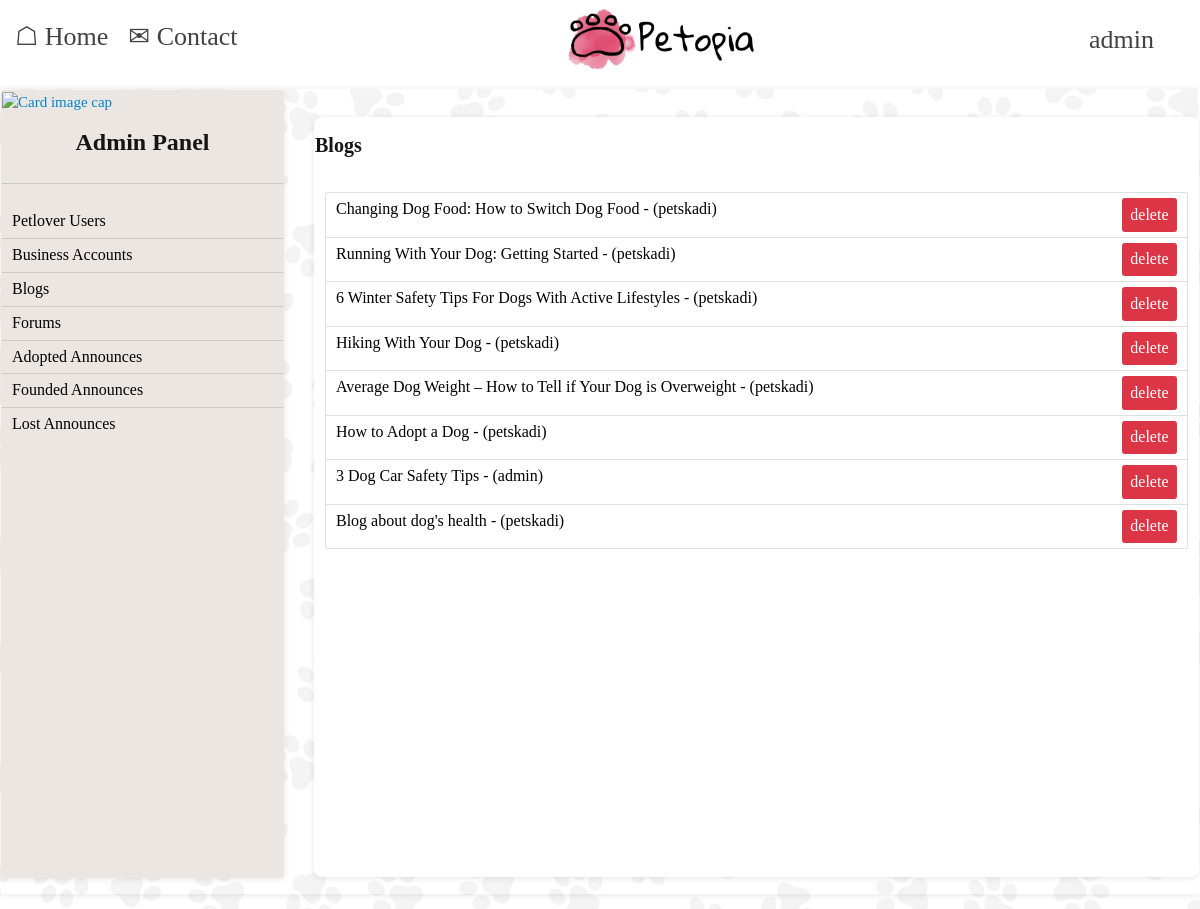
Page /dashboard-blogs/ (signed in) on the earlier database version.
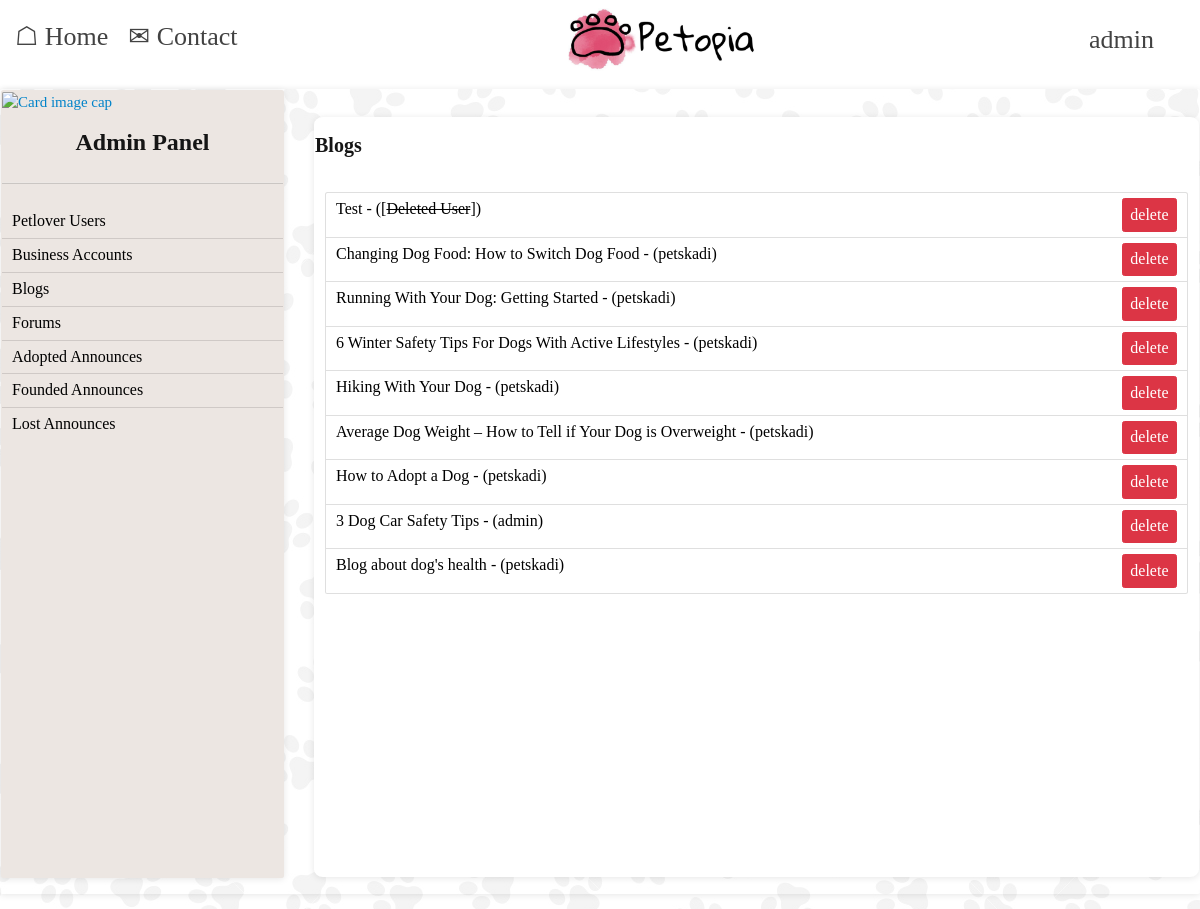
Same page on the later database version.
### blog/models.py (models this page shows, shortened)
class Blog(models.Model):
    owner = models.ForeignKey(User, null=True, blank=True, on_delete=models.SET_NULL)
    blog_image = models.ImageField(null=True, blank=True, upload_to='blogs/', default="dog1.jpg")
    title = models.CharField(max_length=200, null=True)
    post = models.TextField(max_length=7500, null=True)
    created = models.DateTimeField(auto_now_add=True)
    id = models.UUIDField(default=uuid.uuid4, unique=True, primary_key=True, editable=False)
    class Meta:
        ordering = ['-created']

### users/models.py (models this page shows, shortened)
class User(AbstractUser):
    GENDER_CHOICES = (
        ('Male', 'Male'),
        ('Female', 'Female'),
    )
    BUSINESS_TYPE = (
        ('Pet Shop', 'Pet Shop'),
        ('Pet Stylists', 'Pet Stylists'),
        ('Pet Hotel', 'Pet Hotel'),
        ('Veterinary', 'Veterinary'),
        ('Other', 'Other'),
    )
    email = models.EmailField(null=True, unique=True)
    user_type = models.CharField(max_length=20, null=True, editable=False)
    user_id = models.UUIDField(default=uuid.uuid4, unique=True, editable=False)
    full_name = models.CharField(max_length=200, null=True)
    location = models.CharField(max_length=200, null=True)
    tckn = models.CharField(max_length=11, null=True)
    phone = models.CharField(max_length=11, null=True)
    birthDate = models.DateField(null=True)
    gender = models.CharField(max_length=20, choices=GENDER_CHOICES, null=True)
    profile_image = models.ImageField(null=True, blank=True, upload_to='profiles/', default="profiles/user-default.jpg")
    created = models.DateTimeField(auto_now_add=True)
    business_name = models.CharField(max_length=200, null=True)
    tax_id = models.CharField(max_length=10, null=True, unique=True)
    information = models.TextField(max_length=500, null=True)
    address = models.TextField(max_length=500, null=True)
    logo = models.ImageField(null=True, blank=True, upload_to='profiles/', default="profiles/store-default.png")
    business_type = models.CharField(max_length=20, choices=BUSINESS_TYPE, null=True)

### dashboard/views.py (the view)
# urls.py: path('dashboard-blogs/', views.admin_dashboard_blogs, name="admin-dashboard-blogs"),
@login_required(login_url='login')
def admin_dashboard_blogs(request):
    profile = request.user
    blogs = Blog.objects.all()
    custom_range, blogs = paginateBlogs(request, blogs, 13)
    context = {'blogs': blogs, 'profile': profile, 'custom_range': custom_range}
    return render(request, 'dashboard/dashboard-blogs.html', context)

### dashboard/utils.py (called while the page is built)
def paginateBlogs(request, blogs, results):
    page = request.GET.get('page')
    paginator = Paginator(blogs, results)
    try:
        blogs = paginator.page(page)
    except PageNotAnInteger:
        page = 1
        blogs = paginator.page(page)
    except EmptyPage:
        page = paginator.num_pages
        blogs = paginator.page(page)
    leftIndex = (int(page) - 1)
    if leftIndex < 1:
        leftIndex = 1
    rightIndex = (int(page) + 2)
    if rightIndex > paginator.num_pages:
        rightIndex = paginator.num_pages + 1
    custom_range = range(leftIndex, rightIndex)
    return custom_range, blogs

### dashboard/templates/dashboard/dashboard-blogs.html (shortened to what this page needs)
{% extends 'main.html' %}
{% load static %}
{% block content %}
    {% if profile.is_superuser %}
        <div class="card"
             style="background-color: #ffc0cb00;display: flex;justify-content: flex-start;flex-direction: row;align-items: flex-start;">
            {% include 'sidebar-dashboard.html' %}
            <div class="card" style="width: 130rem;margin-left: 30px;margin-top: 27px;border-radius: 1%;height: 76rem;">
                <h4 style="font-family: cursive;">Blogs</h4>
                <div class="card-body">
                    <ul class="list-group" style="font-size: initial; margin-top: 10px">
                        {% for blog in blogs %}
                            <li class="list-group-item"
                                style="display: flex;flex-wrap: nowrap;justify-content: space-between;">
                                {% if blog.owner != NULL %}
                                    <a href="{% url 'blog-detail' blog.id %}" style="color: black; font-family: cursive">{{ blog.title|slice:"100" }} -
                                        ({{ blog.owner.username }})</a>
                                {% else %}
                                    <a href="{% url 'blog-detail' blog.id %}" style="color: black; font-family: cursive">{{ blog.title|slice:"100" }} -
                                        ([<s>Deleted User</s>])</a>
                                {% endif %}
                                <a href="{% url 'admin-dashboard-delete-blog' blog.id %}?next=/dashboard-blogs" >
                                    <button class="btn btn-danger" style="font-size: initial;">delete</button>
                                </a>
                            </li>
                        {% endfor %}
                    </ul>
                </div>
            </div>
        </div>
    {% endif %}
{% endblock %}

Differences in the rows shown:
added Blog: title "Test"
